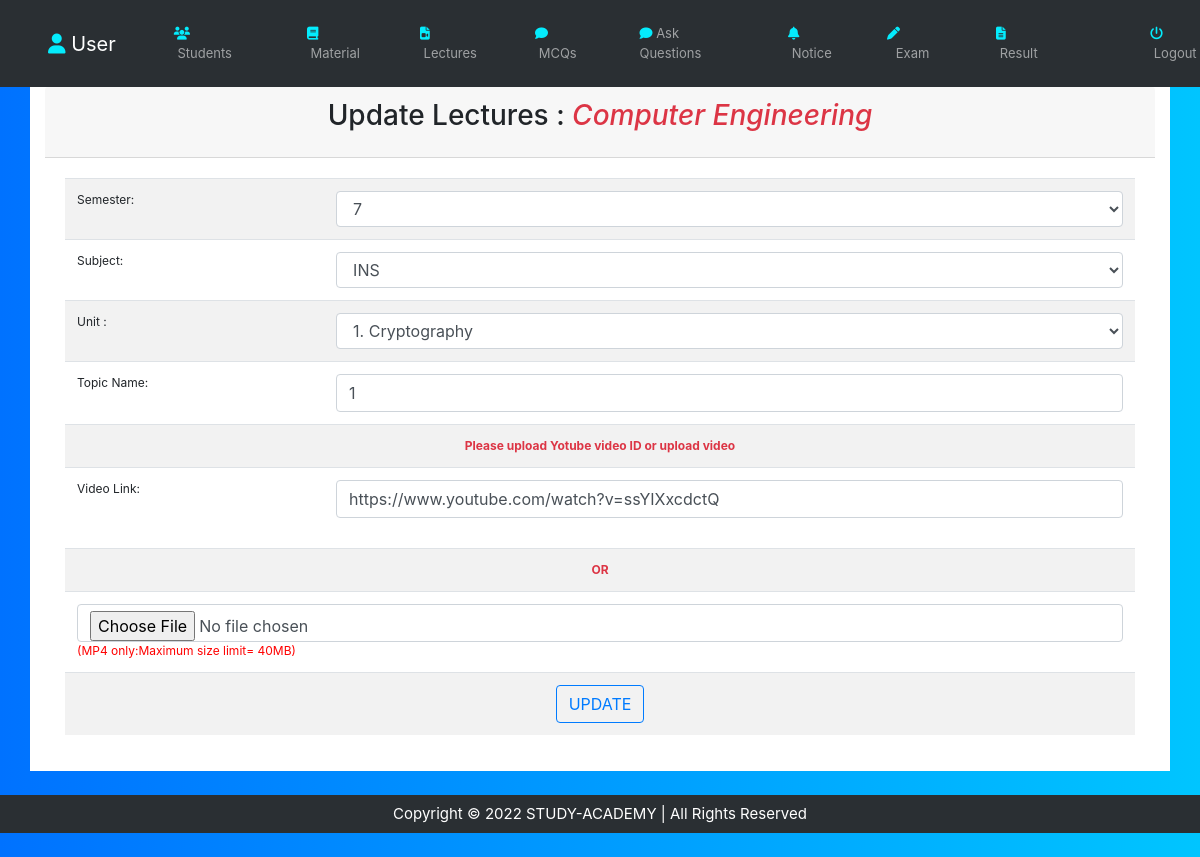
Screenshot of /faculty/edit_lectures.php?lec_id=4 (signed in) with the database file from the repository.
### tables this page shows
CREATE TABLE `department` (
  `d_id` int(25) NOT NULL,
  `department` varchar(255) NOT NULL
);

CREATE TABLE `lectures` (
  `lec_id` int(25) NOT NULL,
  `admin_id` int(25) DEFAULT NULL,
  `faculty_id` int(25) DEFAULT NULL,
  `d_id` int(25) NOT NULL,
  `semester` int(10) NOT NULL,
  `sub_id` int(25) NOT NULL,
  `unit_id` int(25) NOT NULL,
  `topic` varchar(255) NOT NULL,
  `lecture_link` varchar(255) DEFAULT NULL,
  `lecture_path` text DEFAULT NULL,
  `create_time` datetime NOT NULL DEFAULT current_timestamp(),
  `update_time` datetime DEFAULT NULL
);

### inc/function.php (called while the page is built, shortened)
<?php
require '../db/dbcon.php';
	?>
<?php
function d_id($d_id) {
	global $con;
	    $Select_department = "SELECT department.department FROM department WHERE d_id=$d_id";
	    $SelectResult = mysqli_query($con, $Select_department);
	    $row = mysqli_fetch_array($SelectResult);
	     return $row['department'];
}
?>

### faculty/edit_lectures.php (the view, shortened to what this page needs)
<?php
include '../inc/faculty.php';
require '../db/dbcon.php';
$err="";
?>
<div class="container bg-white">
		<div class="card-header">
			<div class="row">
				<div class="col-md-12">
					<h3 class="card-title text-lg-center">Update Lectures : <em class="text-danger"><?php echo d_id($_SESSION['d_id']); ?></em></h3>
				</div>
			</div>
		</div>
		<div class="card-body">
			<div class="table-responsive">
				<form action="<?php echo htmlspecialchars($_SERVER['REQUEST_URI']) ?>" method="POST" enctype="multipart/form-data">
					<table class="table thover ts ">
<?php
if (isset($_GET['lec_id'])) {
	$lec_id=$_GET['lec_id'];
	$sql="SELECT * FROM `lectures` WHERE lec_id=$lec_id";
	$result = mysqli_query($con, $sql);
		if (mysqli_num_rows($result)) {
			$row=mysqli_fetch_array($result);
		?>
						<tr>
							<td id="label"><label for="semester">Semester:</label></td>
							<td>
								<select class='form-control' id='semester' name='semester' size='1'>
								<?php
								for ($sem=1; $sem <=8 ; $sem++) {
									if ($sem==$row['semester']) {
								    		echo "<option value='".$row['semester']."'selected>".$row['semester']."</option>";
								    	}else{
								    		echo "<option value='".$sem."'>".$sem."</option>";
								    	}
								    }
									?>
								</select>
							</td>
						</tr>
						<tr>
							<td id="label"><label for="subject">Subject:</label></td>
							<td>
								<select class='form-control' name='sub_id' id='subject' size='1'>
									<?php
									$Select_sub_id = "SELECT * FROM subject WHERE semester={$row['semester']} && d_id={$row['d_id']}";
								    $SelectResult = mysqli_query($con, $Select_sub_id);
								    while ($sub_id_row = mysqli_fetch_array($SelectResult)) {
								    	if ($sub_id_row['sub_id']==$row['sub_id']) {
								    		echo "<option value='".$sub_id_row['sub_id']."'selected>".$sub_id_row['subject']."</option>";
								    	}else{
								    		echo "<option value='".$sub_id_row['sub_id']."'>".$sub_id_row['subject']."</option>";
								    	}
								    }
								?>
								</select>
							</td>
						</tr>
						<tr>
							<td id="label"><label for="unit_id">Unit :</label></td>
							<td>
								<select class='form-control' name='unit_id' id='unit' size='1'>
									<?php
									$Select_sub_id = "SELECT * FROM unit WHERE sub_id={$row['sub_id']}";
								    $SelectResult = mysqli_query($con, $Select_sub_id);
								    while ($unit_id_row = mysqli_fetch_array($SelectResult)) {
								    	if ($unit_id_row['unit_id']==$row['unit_id']) {
								    		echo "<option value='".$unit_id_row['unit_id']."'selected>".$unit_id_row['unit_number'].".&nbsp;".$unit_id_row['unit_name']."</option>";
								    	}else{
								    		echo "<option value='".$unit_id_row['unit_id']."'>".$unit_id_row['unit_number'].".&nbsp;".$unit_id_row['unit_name']."</option>";
								    	}
								    }
								?>
								</select>
							</td>
						</tr>
						<tr>
							<td id="label"><label for="topic">Topic Name:</label></td>
							<td>
								<input class="form-control" type="text" name="topic" value="<?php echo $row['topic']; ?>" placeholder="Enter Topic Name">
							</td>
						</tr>
						<tr>
							<td colspan="2" align="center" class="text-danger font-weight-bold">Please upload Yotube video ID or upload video</td>
						</tr>
						<tr>
							<td id="label"><label for="lecture_link">Video Link:</label></td>
							<td>
								<input class="form-control" type="text" value="<?php echo $row['lecture_link']; ?>" name="lecture_link" placeholder="Enter Yotube Video Link"><br>
							</td>
						</tr>
						<tr>
							<td colspan="2" align="center" class="text-danger  font-weight-bolder">OR</td>
						</tr>
						<tr>
						<td colspan="2" colspan="center">
							<input style="padding-bottom:28px  ; " type="file" name="file" id="file" value="" class="form-control ">
							<span style="font-size: 12px; color: red;">(MP4 only:Maximum size limit= 40MB)</span> <span class="text-danger"><?php echo $err; ?></span>
						</td>
					</tr>
					<tr>
						<td colspan="2" align="center">
							<button class="btn btn-outline-primary" type="submit" name="update">UPDATE</button>
						</td>
					</tr>
				</table>
			</form>
		</div>
	</div>
</div>
		<?php include 'footer.php'; ?>
	<?php
	}else{
		redirect('index.php');
	}
}
?>

### inc/faculty.php (style rules this page uses)
table,th,td, center { font-size: 12px; }
.ts tbody tr:nth-of-type(odd) { background-color: rgba(0, 0, 0, 0.05); }
body { background: #00c6ff; background: linear-gradient(to right, #0072ff, #00c5ff); }

### rows the page displays
department: department "Computer Engineering"
lectures: topic "1", lecture_link "https://www.youtube.com/watch?v=ssYIXxcdctQ"

### other values shown
form field semester "7"
form field sub_id "INS"
form field unit_id "1. Cryptography"
